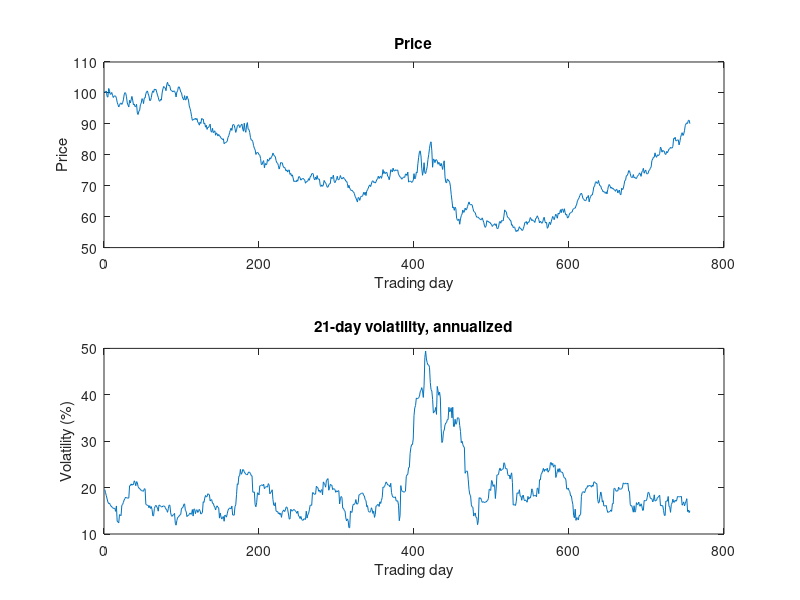

Reproduce this figure in MATLAB.
% Drawdown and 21-day rolling volatility of a price series
rng(7);
n = 756;
ret = 0.0008 + 0.011 * randn(n, 1);
ret(400:460) = ret(400:460) - 0.002 + 0.02 * randn(61, 1);
price = 100 * cumprod(1 + ret);

vol21 = movstd(ret, 21) * sqrt(252);
dd = price ./ cummax(price) - 1;

subplot(2, 1, 1);
plot(price);
title('Price');
xlabel('Trading day');
ylabel('Price');
subplot(2, 1, 2);
plot(100 * vol21);
title('21-day volatility, annualized');
xlabel('Trading day');
ylabel('Volatility (%)');

fprintf('Maximum drawdown: %.1f%%\n', -100 * min(dd));
fprintf('Annualized volatility %.1f%%, Sharpe ratio %.2f\n', 100*std(ret)*sqrt(252), mean(ret)/std(ret)*sqrt(252));
